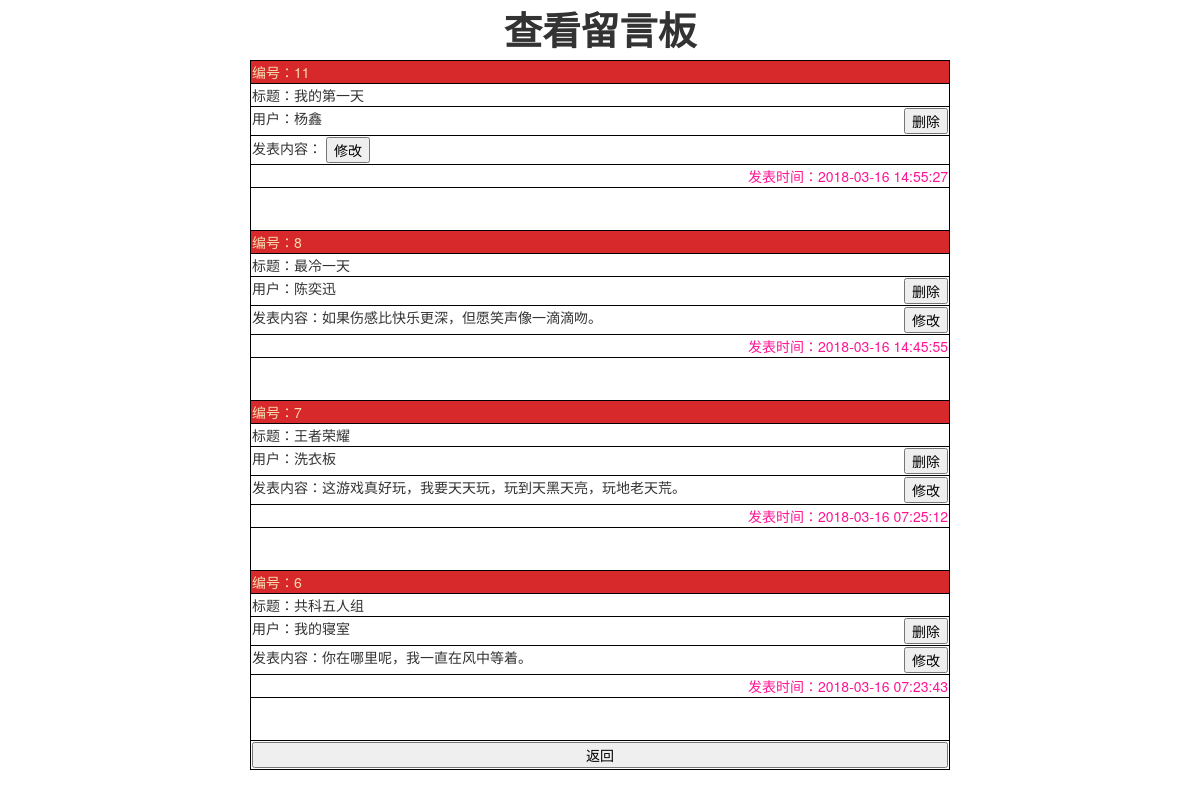
Page /list.php on the committed database.
### tables this page shows
CREATE TABLE IF NOT EXISTS `message` (
  `id` tinyint(10) NOT NULL AUTO_INCREMENT,
  `user` varchar(25) NOT NULL,
  `title` varchar(50) NOT NULL,
  `content` text NOT NULL,
  `lastdate` timestamp NOT NULL DEFAULT CURRENT_TIMESTAMP ON UPDATE CURRENT_TIMESTAMP,
  PRIMARY KEY (`id`)
);

### list.php (the view, shortened to what this page needs)
<!doctype html>
<html>
<head>
<link rel="stylesheet" href="css/bootstrap.min.css" type="text/css"/>
</head>
<body>
<div><h1 style="text-align: center">查看留言板</h1></div>
<table width="700" align="center">
<?php
	$sql='select * from message order by id desc';
	$query=mysql_query($sql);
	while($rows=mysql_fetch_assoc($query)){
?>
	<tr>
		<td bgcolor="#D7282B" style="color: wheat">编号：<?php echo $rows['id']; ?>
		</td>
	</tr>
	<tr>
		<td>标题：<?php echo $rows['title']; ?></td>
	</tr>
	<tr>
		<td>用户：<?php echo $rows['user']; ?>
		<div style="float: right"><input type="button" value="删除" onclick="jump(<?php echo $rows['id'] ?>)"></div></td>
	</tr>
	<tr>
		<td>发表内容：<?php echo $rows['content'] ?>
		<div style="float: right">
		<?php echo'<input type="button" value="修改" onclick="location.href=\'modify.php?id='.$rows['id'].'\'"/>' ?></div>
		</td>
	</tr>
	<tr>
		<td><div style="text-align: right;color: deeppink">发表时间：<?php echo $rows['lastdate']?></div></td>
	</tr>
	<tr><td><br><br></td></tr>
<?php } ?>
	<tr>
		<td><input type="button" value="返回" onclick="location.href='add.php'" style="float: right;width: 100%"></td>
	</tr>
</table>
</body>
</html>

### list.php (style rules this page uses)
table { border:1px solid #000;border-collapse: collapse }
tr,td { border:1px solid #000 }

### rows in the picture
message: id "11", title "我的第一天", user "杨鑫", lastdate "2018-03-16 14:55:27"
message: id "8", title "最冷一天", user "陈奕迅", content "如果伤感比快乐更深，但愿笑声像一滴滴吻。", lastdate "2018-03-16 14:45:55"
message: id "7", title "王者荣耀", user "洗衣板", content "这游戏真好玩，我要天天玩，玩到天黑天亮，玩地老天荒。", lastdate "2018-03-16 07:25:12"
message: id "6", title "共科五人组", user "我的寝室", content "你在哪里呢，我一直在风中等着。", lastdate "2018-03-16 07:23:43"
